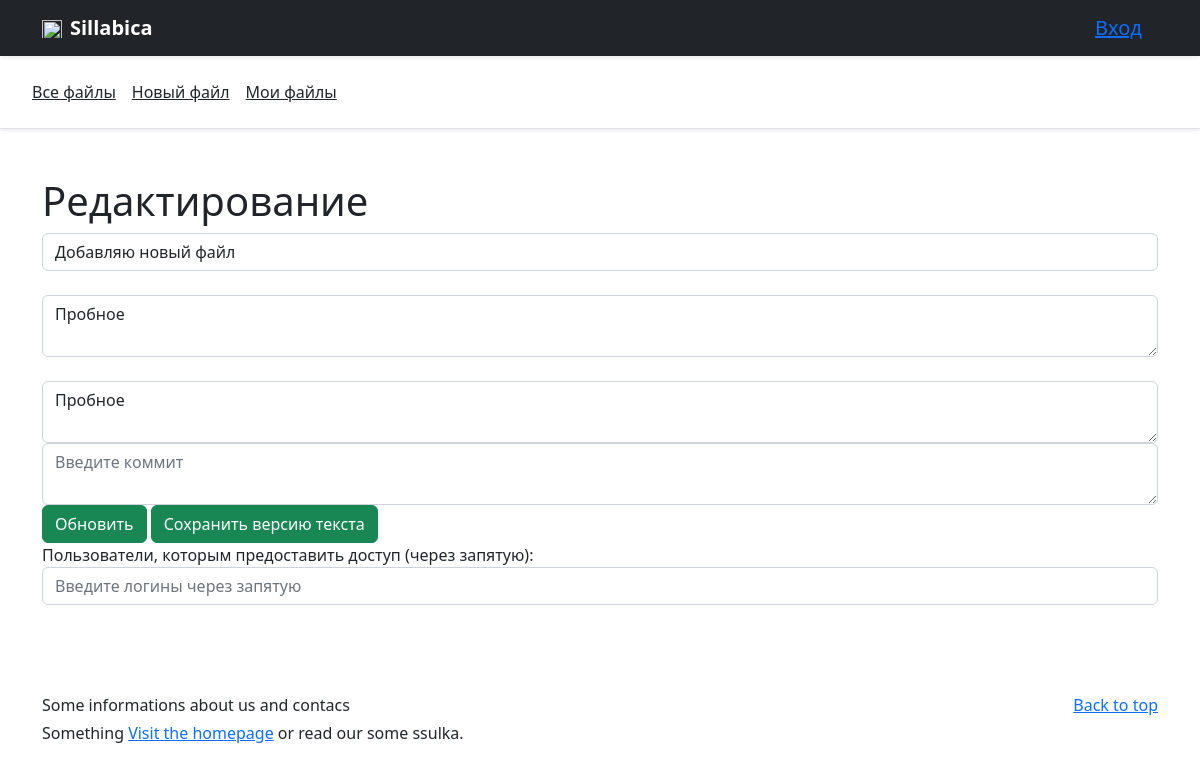
Screenshot of /posts/29/update (signed in) with the database file from the repository.
### db.py (models this page shows, shortened)
class Article(db.Model):
    id = db.Column(db.Integer, primary_key=True)
    title = db.Column(db.String(100), nullable=False)
    intro = db.Column(db.String(300))
    text = db.Column(db.Text, nullable=False)
    date = db.Column(db.DateTime, default=datetime.utcnow)
    user_id = db.Column(db.Integer, db.ForeignKey('user.id'), nullable=False)
    status = db.Column(db.String(20), default='draft')  # Добавляем поле для статуса (draft или published)

### posts.py (the view)
@app.route('/<int:id>/update', methods=['POST', 'GET'])
@login_required
def post_update(id):
    try:
        article = Article.query.get(id)
        draft_access = DraftAccess.query.filter_by(draft_id=id, user_id=current_user.id).first()
        if article:
            if draft_access or current_user.id == article.user_id:
                if request.method == "POST":
                    article.title = request.form['title']
                    article.intro = request.form['intro']
                    article.text = request.form['text']
                    git_check = save_changes(request.form['text'],fr"C:\Users\Professional\PycharmProjects\pythonProject\articles\article_{id}",request.form['commit'])
                    if git_check:
                        print("Успешное сохранение!")
                        print(get_file_history(fr"C:\Users\Professional\PycharmProjects\pythonProject\articles\article_{id}"))
                    else:
                        print("Что то не так!")
                    db.session.add(article)
                    access_users = current_user.login + ',' + request.form.get('access_users')
                    if access_users and article.user_id == current_user.id:
                        access_user_logins = [login.strip() for login in access_users.split(',')]
                        for login in access_user_logins:
                            user = User.query.filter_by(login=login).first()
                            if user:
                                draft_access = DraftAccess(draft_id=article.id, user_id=user.id)
                                db.session.add(draft_access)
                    try:
                        db.session.commit()
                        if request.form.get("update"):
                            return redirect('/posts')
                        elif request.form.get("save_changes"):
                            return redirect(f'/posts/{article.id}/update')
                    except:
                        return "При редактировании статьи произошла ошибка"
                else:
                    return render_template("post_update.html", article=article)
            else:
                return "Вы не имеете доступа к редактированию этого черновика"
        else:
            return "Статья не найдена"
    except Exception as e:
        print(e)

### main.py (called while the page is built)
@manager.user_loader
def load_user(user_id):
    return User.query.get(user_id)

@app.after_request
def redirect_to_signin(response):
    if response.status_code == 401:
        return redirect(url_for('login_page') + '?next=' + request.url)
    return response

### templates/post_update.html (shortened to what this page needs)
{% extends 'base.html' %}
{% block body %}
<div class ="container mt-5">
    <h1>  Редактирование </h1>
    <form method="post">
        <input type="text" name="title" id="title" class="form-control" value="{{ article.title }}" placeholder="Введите название"><br>
        <textarea name="intro" id="intro" class="form-control" placeholder="Введите описание">{{ article.intro }}</textarea><br>
        <textarea name="text" id="text" class="form-control" placeholder="Введите текст">{{ article.text }}</textarea>
        <textarea name="commit" id="commit" class="form-control" placeholder="Введите коммит"></textarea>
        <input type="submit" name="update" class="btn btn-success" value="Обновить"></a>
        <input type="submit" name="save_changes" class="btn btn-success" value="Сохранить версию текста"></a><p>
        {% if current_user.id == article.user_id %}
        <label for="access_users">Пользователи, которым предоставить доступ (через запятую):</label>
        <input type="text" name="access_users" id="access_users" class="form-control" placeholder="Введите логины через запятую"><br>
        {% endif %}
    </form>
</div>
{% endblock %}

### rows the page displays
Article: title "Добавляю новый файл", intro "Пробное", text "Пробное"
